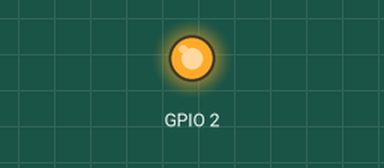
The sketch below on a simulated ESP8266 (NodeMCU). Shown: output pins drawn as LEDs (lit = HIGH, except the on-board LED, lit = LOW). WiFi joins after 1.5 s; servers stay silent unless stated; uploads are accepted with an empty reply; what the sketch prints to the serial monitor is not drawn. At 2.8 s the program puts the board to deep sleep or switches it off; the recording ends there.

Above: at 0.2 s.
At 1.7 s:
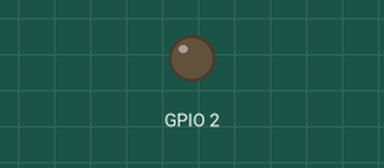
Timing chart, 0 to 2.8 s (numbered marks = the images above):
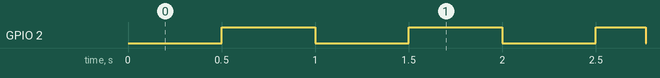

Measured:
- by itself, GPIO 2: goes HIGH 0.50 s, LOW 0.50 s, HIGH 0.50 s, LOW 0.50 s, HIGH 0.27 s, then LOW

The sketch:

DoorBellD1.ino
```cpp
#include <ESP8266WiFi.h>
#include <WiFiUdp.h>
#include <Ticker.h>
Ticker ticker;

//0 pour UDP
//1 pour HTTP
#define MODE 1

#ifndef STASSID
#define STASSID "xxxx"
#define STAPSK  "xxxx"
#endif

const char* host = "192.168.1.25";
unsigned int port = 8080;

WiFiUDP Udp;

int start_wake_up=0;

void setup() {

  start_wake_up =millis();

  Serial.begin(115200);
  Serial.println("");
  Serial.print("Reason startup :");
  Serial.println(ESP.getResetReason());

  //pour jouer avec la led
  pinMode(BUILTIN_LED, OUTPUT);
  ticker.attach(0.5, tick);

  //pour se connecter au wifi
  connectToWifi();

  //pour s'endormir
  sleepForEver();


}

//Pour arreter de faire clignoter la led et endormir le D1
void sleepForEver()
{
  ticker.detach();
  digitalWrite(BUILTIN_LED, LOW);
  ESP.deepSleep(0);
}

//Pour changer la led d'etat
void tick()
{
  //toggle state
  int state = digitalRead(BUILTIN_LED);  // obtient l'etat
  digitalWrite(BUILTIN_LED, !state);     // inverse l'etat
}


void connectToWifi()
{
  //Indique que c'est un Sonnette
  String reason = "Sonnette_"+ESP.getResetReason();

  //converti la raison en char
  char _reason[sizeof(reason)];
  reason.toCharArray(_reason, sizeof(_reason));

  int _try = 0;
  //si au bout de 3 sec pas connecté alors ona arrete
  WiFi.mode(WIFI_STA);
  WiFi.begin(STASSID, STAPSK);
  while (WiFi.status() != WL_CONNECTED) {
    Serial.print('.');
    delay(500);

    _try++;
    if ( _try >= 10 ) {
        Serial.println("Impossible to connect WiFi network, go to deep sleep");

        //pour indiquer qu'on ne peut pas se connecter
        ticker.attach(0.2, tick);

        int not_connect=0;
        while( not_connect<5)
        {
          delay(100);
          not_connect++;
        }

        //s'endort
        sleepForEver();
    }
  }

  Serial.print("Connected! IP address: ");
  Serial.println(WiFi.localIP());

  //choix du mode
  if( MODE==1)
  {
    SendFrameToHTTP(reason);
  }
  else
  {
    SendUDP(_reason);
  }
}

//Envoi un paquet UDP
void SendUDP(const char* reason)
{

  Udp.beginPacket(host, port);
  Udp.write(reason);
  Udp.endPacket();

  delay(100);
}

//Envoi une trame HTTP
void SendFrameToHTTP(String reason)
{
    WiFiClient client;

    if (!client.connect(host, port)) {
      Serial.println("connection failed");
      return;
    }

    String url = "/gateway/433/10511";

    // Envoi la requete au serveur - This will send the request to the server
    client.print(String("GET ") + url + " HTTP/1.1\r\n" +
               "Host: " + host + "\r\n" +
               "Connection: close\r\n\r\n");

    //Si pas de réponse au bout de 5 seconde
    unsigned long timeout = millis();
    while (client.available() == 0) {
      if (millis() - timeout > 10000) {
        Serial.println(">>> Client Timeout !");
        client.stop();
        return;
      }
    }

    //lit la réponse
    while(client.available()){
      String line = client.readStringUntil('\r');
      Serial.print(line);
    }

}

void loop() {

}
```
